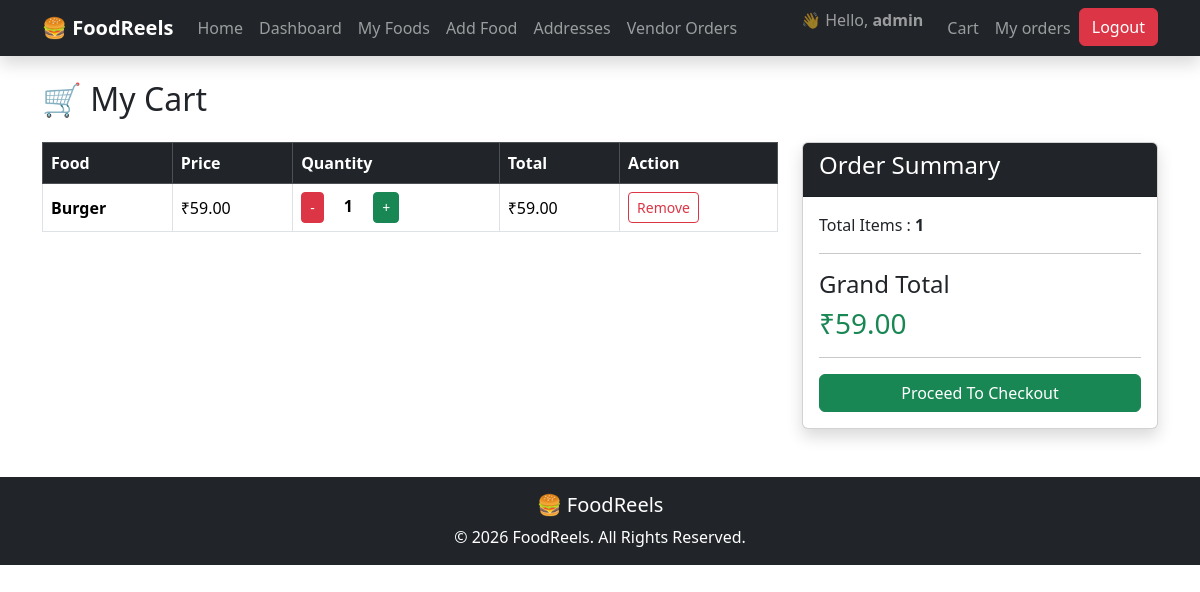
Page /cart/ (signed in) on the earlier database version.
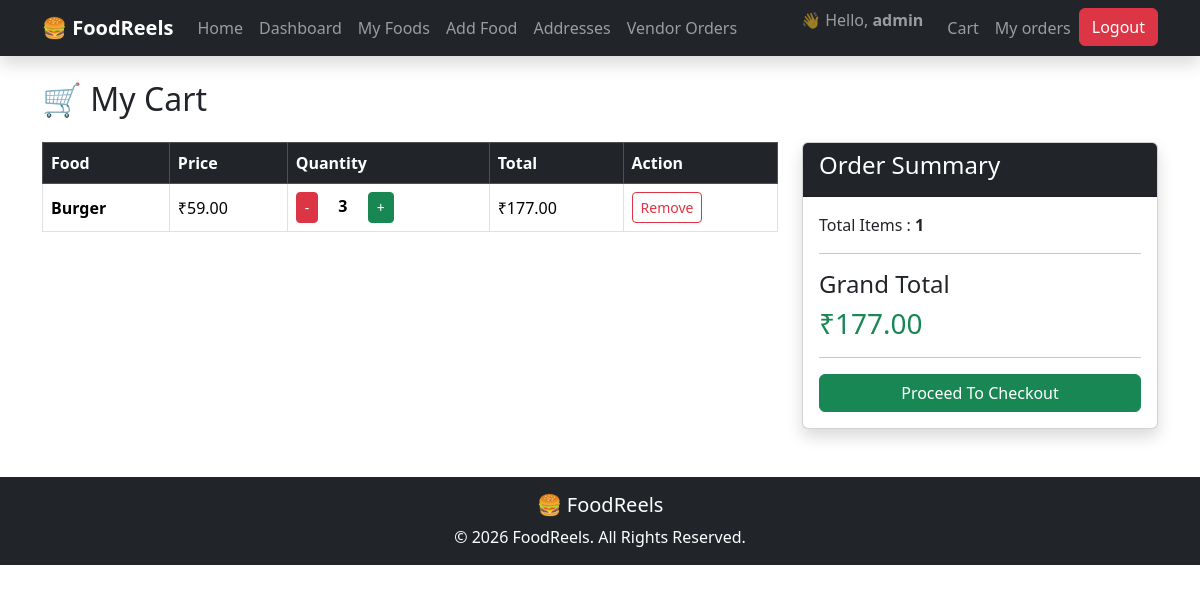
Same page on the later database version.
### accounts/models.py (models this page shows, shortened)
class User(AbstractUser):
    REEL_CHOICES = (
        ('customer','Customer'),
        ('vendor','Vendor'),
        ('admin', 'Admin'),
    )
    phone = models.CharField(max_length=15, blank=True, null=True)
    role = models.CharField(max_length=20, choices=REEL_CHOICES, default='customer')

### cart/models.py (models this page shows, shortened)
class Cart(models.Model):
    user = models.ForeignKey(settings.AUTH_USER_MODEL, on_delete=models.CASCADE)
    food = models.ForeignKey(FoodItem, on_delete=models.CASCADE)
    quantity = models.PositiveIntegerField(default=1)
    created_at = models.DateTimeField(auto_now_add=True)
    class Meta:
        unique_together = ("user","food")
    def total_price(self):
        return self.food.price * self.quantity

### foods/models.py (models this page shows, shortened)
class FoodItem(models.Model):
    vendor = models.ForeignKey(
        Vendor,
        on_delete=models.CASCADE,
        related_name='foods'
    )
    category = models.ForeignKey(
        Category,
        on_delete=models.CASCADE
    )
    name = models.CharField(max_length=200)
    description = models.TextField()
    price = models.DecimalField(
        max_digits=8,
        decimal_places=2
    )
    image = models.ImageField(
        upload_to="foods/"
    )
    is_available = models.BooleanField(default=True)
    created_at = models.DateTimeField(auto_now_add=True)
    updated_at = models.DateTimeField(auto_now=True)

### cart/views.py (the view)
# urls.py: path("",cart_list, name="cart-list"),
@login_required
def cart_list(request):
    cart_items = Cart.objects.filter(user=request.user)
    total = sum(item.total_price()
    for item in cart_items)
    return render(request, "cart/cart_list.html", {
        "cart_items":cart_items,
        "total": total
    })

### templates/cart/cart_list.html
{% extends "base.html" %}
{% block content %}
<h2 class="mb-4">🛒 My Cart</h2>
<div class="row">
    <div class="col-md-8">
        <table class="table table-bordered table-hover align-middle">
            <thead class="table-dark">
                <tr>
                    <th>Food</th>
                    <th>Price</th>
                    <th>Quantity</th>
                    <th>Total</th>
                    <th>Action</th>
                </tr>
            </thead>
            <tbody>
            {% for item in cart_items %}
                <tr>
                    <td>
                        <strong>{{ item.food.name }}</strong>
                    </td>
                    <td>
                        ₹{{ item.food.price }}
                    </td>
                    <td>
                        <a href="{% url 'decrease-cart' item.id %}"
                           class="btn btn-danger btn-sm">
                            -
                        </a>
                        <span class="mx-3 fw-bold">
                            {{ item.quantity }}
                        </span>
                        <a href="{% url 'increase-cart' item.id %}"
                           class="btn btn-success btn-sm">
                            +
                        </a>
                    </td>
                    <td>
                        ₹{{ item.total_price }}
                    </td>
                    <td>
                        <a href="{% url 'remove-cart' item.id %}"
                           class="btn btn-outline-danger btn-sm">
                            Remove
                        </a>
                    </td>
                </tr>
            {% empty %}
                <tr>
                    <td colspan="5" class="text-center">
                        <h5>Your Cart is Empty 🛒</h5>
                    </td>
                </tr>
            {% endfor %}
            </tbody>
        </table>
    </div>
    <div class="col-md-4">
        <div class="card shadow">
            <div class="card-header bg-dark text-white">
                <h4>Order Summary</h4>
            </div>
            <div class="card-body">
                <p>
                    Total Items :
                    <strong>{{ cart_items.count }}</strong>
                </p>
                <hr>
                <h4>
                    Grand Total
                </h4>
                <h3 class="text-success">
                    ₹{{ total }}
                </h3>
                <hr>
                <a href="{% url 'checkout' %}"
                   class="btn btn-success w-100">
                    Proceed To Checkout
                </a>
            </div>
        </div>
    </div>
</div>
{% endblock %}

### templates/base.html (shortened to what this page needs)
<!DOCTYPE html>
<html lang="en">
<head>
    <link href="https://cdn.jsdelivr.net/npm/bootstrap@5.3.7/dist/css/bootstrap.min.css" rel="stylesheet">
</head>
<body>
<nav class="navbar navbar-expand-lg navbar-dark bg-dark shadow">
    <div class="container">
        <a class="navbar-brand fw-bold" href="{% url 'home' %}">
            🍔 FoodReels
        </a>
        <div class="collapse navbar-collapse" id="navbarNav">
            <ul class="navbar-nav me-auto">
                <li class="nav-item">
                    <a class="nav-link" href="{% url 'home' %}">
                        Home
                    </a>
                </li>
                {% if request.user.is_authenticated %}
                    <li class="nav-item">
                        <a class="nav-link" href="{% url 'vendor-dashboard' %}">
                            Dashboard
                        </a>
                    </li>
                    <li class="nav-item">
                        <a class="nav-link" href="{% url 'food-list' %}">
                            My Foods
                        </a>
                    </li>
                    <li class="nav-item">
                        <a class="nav-link" href="{% url 'add-food' %}">
                            Add Food
                        </a>
                    </li>
                   <li class="nav-item">
                        <a class="nav-link" href="{% url 'address-list' %}">
                            Addresses
                        </a>
                    </li>
                    <li class="nav-item">
                        <a class="nav-link"
                           href="{% url 'vendor-orders' %}">
                           Vendor Orders
                    </a>
                    </li>
                {% endif %}
            </ul>
            <ul class="navbar-nav">
                {% if request.user.is_authenticated %}
                    <li class="nav-item">
                        <span class="navbar-text me-3">
                            👋 Hello,
                            <strong>{{ request.user.username }}</strong>
                        </span>
                    </li>
                    <li class="nav-item">
                        <a class="nav-link" href="{% url 'cart-list' %}">Cart</a>
                    </li>
                    <li class="nav-item">
                        <a class="nav-link" href="{% url 'my-orders' %}">
                            My orders
                        </a>
                    </li>
                    <li class="nav-item">
                        <a
                            href="{% url 'logout' %}"
                            class="btn btn-danger">
                            Logout
                        </a>
                    </li>
                {% endif %}
            </ul>
        </div>
    </div>
</nav>
<div class="container mt-4">
    {% block content %}
    {% endblock %}
</div>
<footer class="bg-dark text-white text-center p-3 mt-5">
    <h5>🍔 FoodReels</h5>
    <p class="mb-0">
        © 2026 FoodReels. All Rights Reserved.
    </p>
</footer>
</body>
</html>

Differences in the rows shown:
changed Cart "Burger": quantity "1" → "3"; total_price "59.00" → "177.00"
Other differences:
{{ total }}: "59.00" → "177.00"
